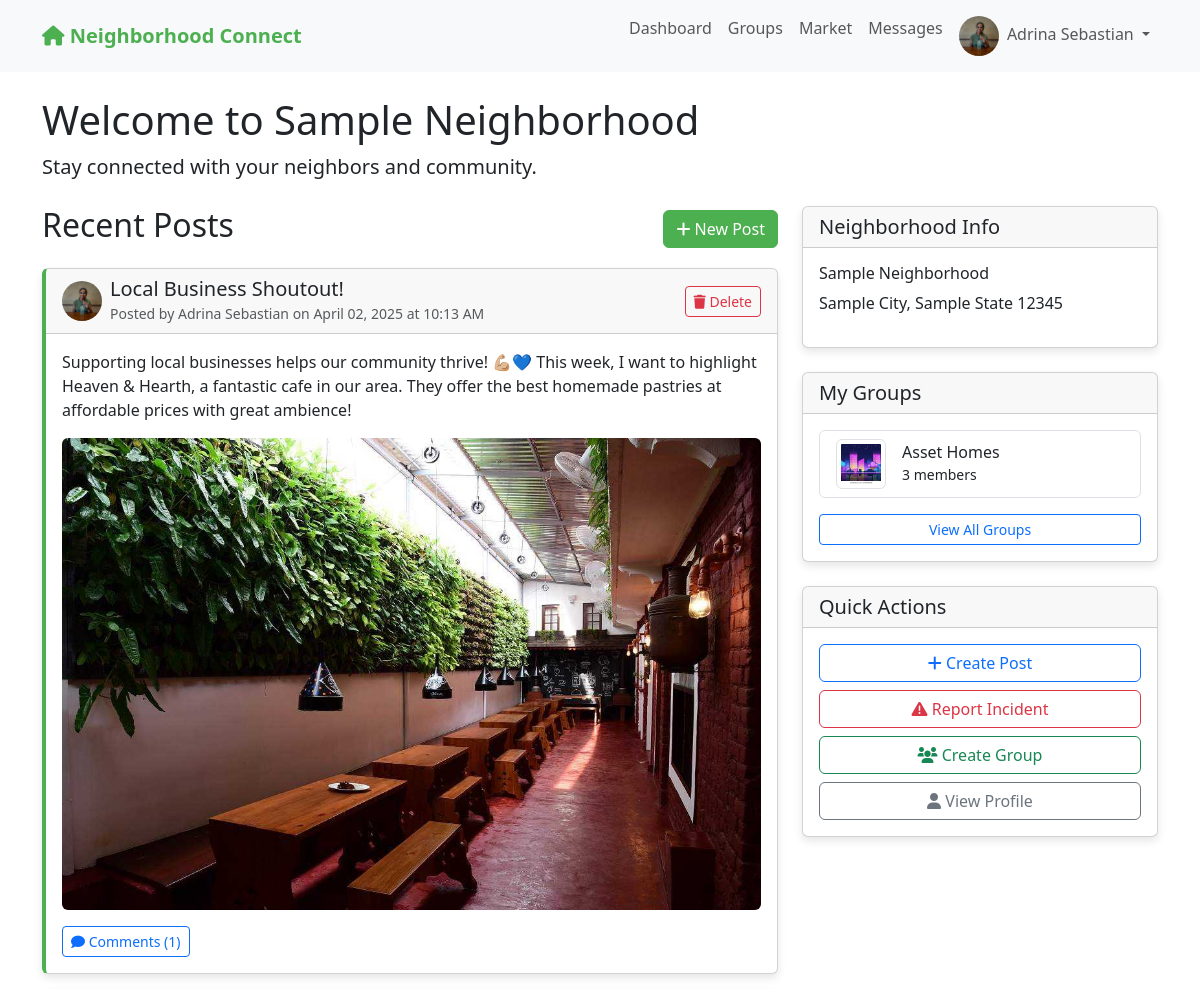
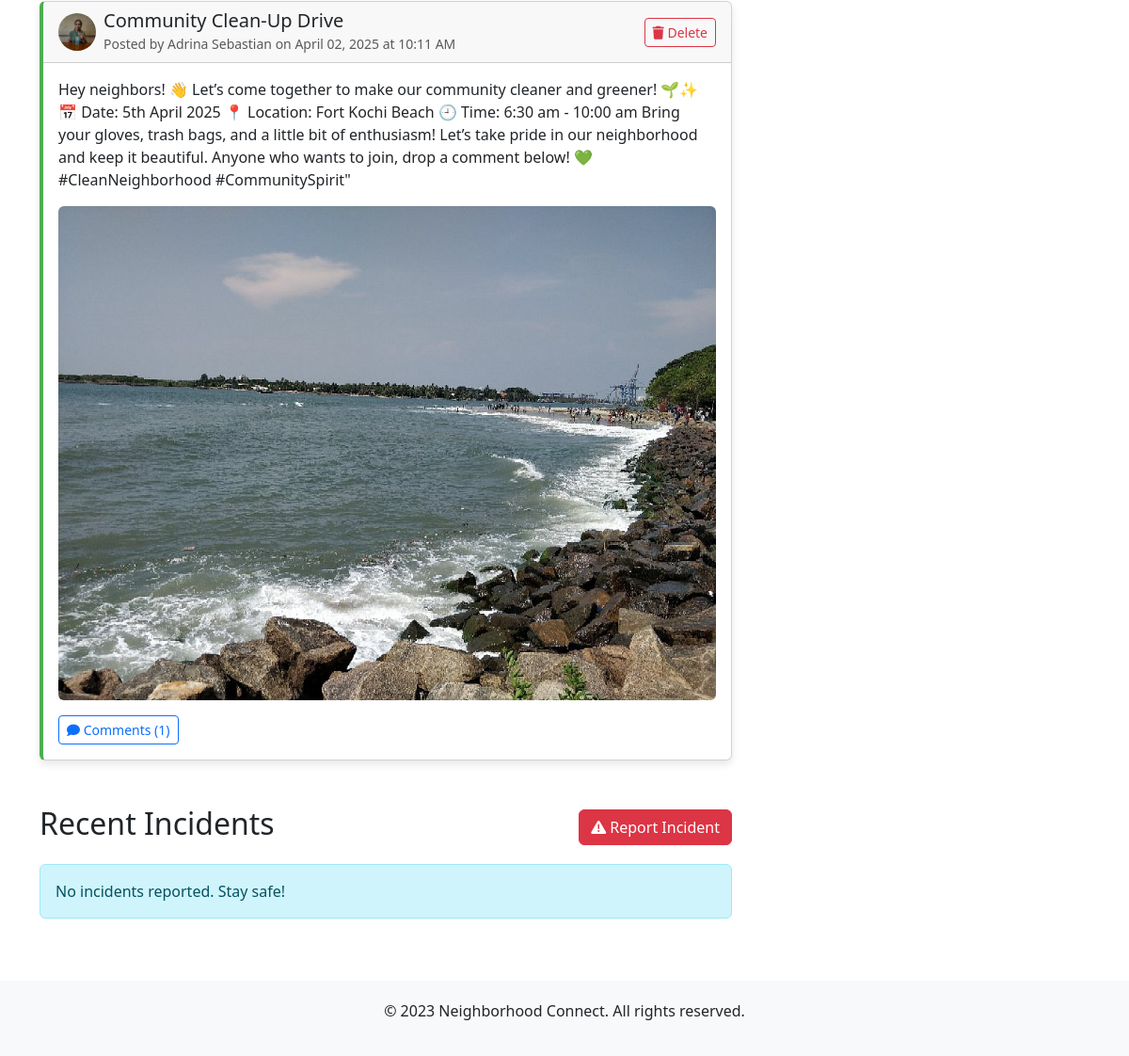
Before: /dashboard (signed in) with the older database file (2 pictures, top to bottom).
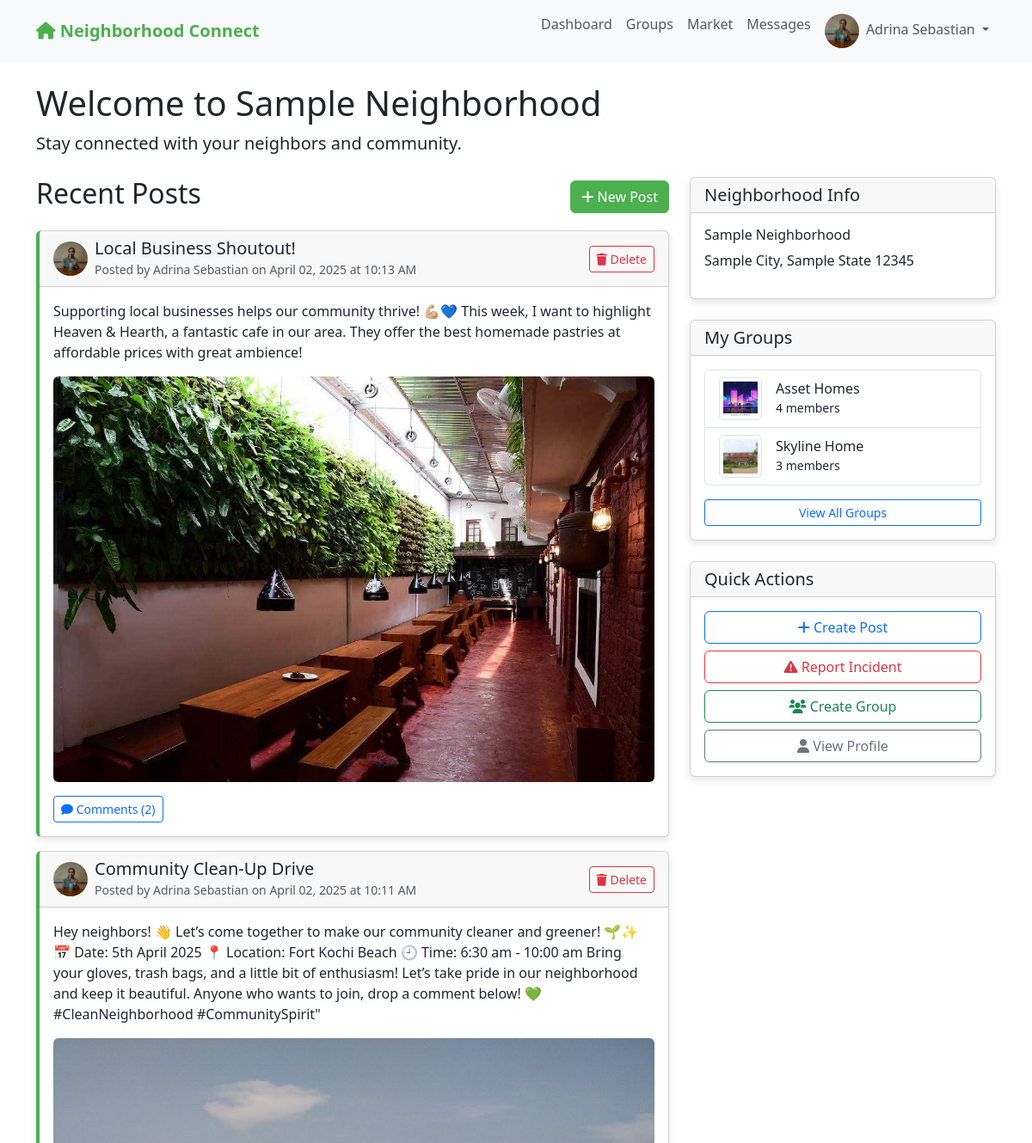
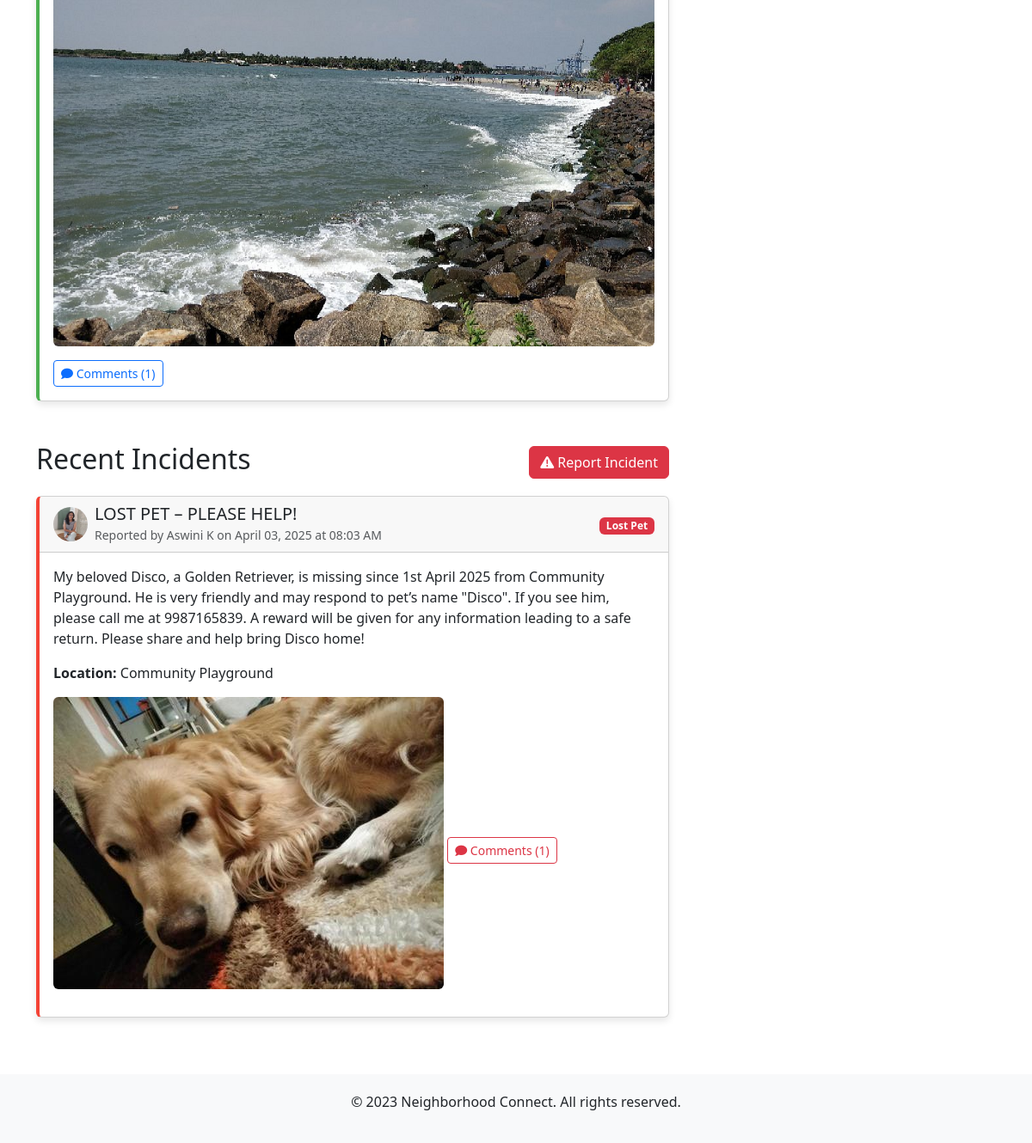
After: the same page with the newer database file (2 pictures, top to bottom).
### app.py (models this page shows)
class User(UserMixin, db.Model):
    id = db.Column(db.Integer, primary_key=True)
    email = db.Column(db.String(100), unique=True, nullable=False)
    password = db.Column(db.String(200), nullable=False)
    name = db.Column(db.String(100), nullable=False)
    address = db.Column(db.String(200), nullable=False)
    neighborhood_id = db.Column(db.Integer, db.ForeignKey('neighborhood.id'), nullable=False)
    profile_pic = db.Column(db.String(200), default='default.jpg')
    created_at = db.Column(db.DateTime, default=datetime.utcnow)
    is_admin = db.Column(db.Boolean, default=False)
    posts = db.relationship('Post', backref='author', lazy=True)
    comments = db.relationship('Comment', backref='author', lazy=True)
    incidents = db.relationship('Incident', backref='reporter', lazy=True)
    group_memberships = db.relationship('GroupMember', backref='user', lazy=True)

class Neighborhood(db.Model):
    id = db.Column(db.Integer, primary_key=True)
    name = db.Column(db.String(100), nullable=False)
    city = db.Column(db.String(100), nullable=False)
    state = db.Column(db.String(100), nullable=False)
    zip_code = db.Column(db.String(20), nullable=False)
    users = db.relationship('User', backref='neighborhood', lazy=True)
    posts = db.relationship('Post', backref='neighborhood', lazy=True)
    incidents = db.relationship('Incident', backref='neighborhood', lazy=True)
    groups = db.relationship('Group', backref='neighborhood', lazy=True)

class Post(db.Model):
    id = db.Column(db.Integer, primary_key=True)
    title = db.Column(db.String(200), nullable=False)
    content = db.Column(db.Text, nullable=False)
    image = db.Column(db.String(200))
    created_at = db.Column(db.DateTime, default=datetime.utcnow)
    user_id = db.Column(db.Integer, db.ForeignKey('user.id'), nullable=False)
    neighborhood_id = db.Column(db.Integer, db.ForeignKey('neighborhood.id'), nullable=False)
    group_id = db.Column(db.Integer, db.ForeignKey('group.id'), nullable=True)
    comments = db.relationship('Comment', backref='post', lazy=True, cascade="all, delete-orphan")

class Group(db.Model):
    id = db.Column(db.Integer, primary_key=True)
    name = db.Column(db.String(100), nullable=False)
    description = db.Column(db.Text, nullable=False)
    image = db.Column(db.String(200), default='group_default.jpg')
    created_at = db.Column(db.DateTime, default=datetime.utcnow)
    creator_id = db.Column(db.Integer, db.ForeignKey('user.id'), nullable=False)
    neighborhood_id = db.Column(db.Integer, db.ForeignKey('neighborhood.id'), nullable=False)
    creator = db.relationship('User', backref='created_groups')
    members = db.relationship('GroupMember', backref='group', lazy=True, cascade="all, delete-orphan")
    posts = db.relationship('Post', backref='group', lazy=True)

class Incident(db.Model):
    id = db.Column(db.Integer, primary_key=True)
    title = db.Column(db.String(200), nullable=False)
    description = db.Column(db.Text, nullable=False)
    incident_type = db.Column(db.String(50), nullable=False)  # e.g., "suspicious activity", "crime", "safety"
    location = db.Column(db.String(200), nullable=False)
    image = db.Column(db.String(200))
    created_at = db.Column(db.DateTime, default=datetime.utcnow)
    user_id = db.Column(db.Integer, db.ForeignKey('user.id'), nullable=False)
    neighborhood_id = db.Column(db.Integer, db.ForeignKey('neighborhood.id'), nullable=False)
    comments = db.relationship('IncidentComment', backref='incident', lazy=True, cascade="all, delete-orphan")

### app.py (the view)
@app.route('/dashboard')
@login_required
def dashboard():
    posts = Post.query.filter_by(neighborhood_id=current_user.neighborhood_id, group_id=None).order_by(Post.created_at.desc()).all()
    incidents = Incident.query.filter_by(neighborhood_id=current_user.neighborhood_id).order_by(Incident.created_at.desc()).all()
    user_groups = [membership.group for membership in current_user.group_memberships]
    return render_template('dashboard.html', posts=posts, incidents=incidents, user_groups=user_groups)

### app.py (called while the page is built)
@login_manager.user_loader
def load_user(user_id):
    return User.query.get(int(user_id))

@app.before_request
def before_request():
    if current_user.is_authenticated:
        g.unread_count = Message.query.filter_by(
            receiver_id=current_user.id,
            is_read=False
        ).count()

@app.context_processor
def inject_unread_count():
    if current_user.is_authenticated:
        return {'unread_message_count': getattr(g, 'unread_count', 0)}
    return {}

### templates/dashboard.html (shortened to what this page needs)
{% extends "base.html" %}
{% block content %}
<h1>Welcome to {{ current_user.neighborhood.name }}</h1>
<p class="lead">Stay connected with your neighbors and community.</p>
<div class="row mt-4">
    <div class="col-md-8">
        <div class="d-flex justify-content-between align-items-center mb-3">
            <h2>Recent Posts</h2>
            <a href="{{ url_for('new_post') }}" class="btn btn-primary">
                <i class="fas fa-plus"></i> New Post
            </a>
        </div>
        {% if posts %}
            {% for post in posts %}
                <div class="card post-card mb-3">
                    <div class="card-header d-flex justify-content-between align-items-center">
                        <div class="d-flex align-items-center">
                            <img src="{{ url_for('static', filename='uploads/' + post.author.profile_pic) }}" alt="Profile" class="profile-img me-2">
                            <div>
                                <h5 class="mb-0">{{ post.title }}</h5>
                                <small class="text-muted">Posted by {{ post.author.name }} on {{ post.created_at.strftime('%B %d, %Y at %I:%M %p') }}</small>
                            </div>
                        </div>
                        {% if post.user_id == current_user.id or current_user.is_admin or current_user.is_admin %}
                        <form method="POST" action="{{ url_for('delete_post', post_id=post.id) }}" class="d-inline" onsubmit="return confirm('Are you sure you want to delete this post?');">
                            <button type="submit" class="btn btn-sm btn-outline-danger">
                                <i class="fas fa-trash"></i> Delete
                            </button>
                        </form>
                        {% endif %}
                    </div>
                    <div class="card-body">
                        <p class="card-text">{{ post.content }}</p>
                        {% if post.image %}
                            <img src="{{ url_for('static', filename='uploads/' + post.image) }}" alt="Post Image" class="img-fluid rounded mb-3">
                        {% endif %}
                        <a href="{{ url_for('view_post', post_id=post.id) }}" class="btn btn-sm btn-outline-primary">
                            <i class="fas fa-comment"></i> Comments ({{ post.comments|length }})
                        </a>
                    </div>
                </div>
            {% endfor %}
        {% else %}
            <div class="alert alert-info">
                No posts yet. Be the first to create a post!
            </div>
        {% endif %}
        <div class="d-flex justify-content-between align-items-center mt-5 mb-3">
            <h2>Recent Incidents</h2>
            <a href="{{ url_for('new_incident') }}" class="btn btn-danger">
                <i class="fas fa-exclamation-triangle"></i> Report Incident
            </a>
        </div>
        {% if incidents %}
            {% for incident in incidents %}
                <div class="card incident-card mb-3">
                    <div class="card-header d-flex justify-content-between align-items-center">
                        <div class="d-flex align-items-center">
                            <img src="{{ url_for('static', filename='uploads/' + incident.reporter.profile_pic) }}" alt="Profile" class="profile-img me-2">
                            <div>
                                <h5 class="mb-0">{{ incident.title }}</h5>
                                <small class="text-muted">Reported by {{ incident.reporter.name }} on {{ incident.created_at.strftime('%B %d, %Y at %I:%M %p') }}</small>
                            </div>
                        </div>
                        <div>
                            <span class="badge bg-danger">{{ incident.incident_type }}</span>
                        </div>
                    </div>
                    <div class="card-body">
                        <p class="card-text">{{ incident.description }}</p>
                        <p><strong>Location:</strong> {{ incident.location }}</p>
                        {% if incident.image %}
                            <img src="{{ url_for('static', filename='uploads/' + incident.image) }}" alt="Incident Image" class="img-fluid rounded mb-3">
                        {% endif %}
                        <a href="{{ url_for('view_incident', incident_id=incident.id) }}" class="btn btn-sm btn-outline-danger">
                            <i class="fas fa-comment"></i> Comments ({{ incident.comments|length }})
                        </a>
                    </div>
                </div>
            {% endfor %}
        {% else %}
            <div class="alert alert-info">
                No incidents reported. Stay safe!
            </div>
        {% endif %}
    </div>
    <div class="col-md-4">
        <div class="card mb-4">
            <div class="card-header">
                <h5 class="mb-0">Neighborhood Info</h5>
            </div>
            <div class="card-body">
                <h6>{{ current_user.neighborhood.name }}</h6>
                <p>{{ current_user.neighborhood.city }}, {{ current_user.neighborhood.state }} {{ current_user.neighborhood.zip_code }}</p>
            </div>
        </div>
        <div class="card mb-4">
            <div class="card-header">
                <h5 class="mb-0">My Groups</h5>
            </div>
            <div class="card-body">
                {% if user_groups %}
                    <div class="list-group">
                        {% for group in user_groups %}
                            <a href="{{ url_for('view_group', group_id=group.id) }}" class="list-group-item list-group-item-action">
                                <div class="d-flex align-items-center">
                                    <img src="{{ url_for('static', filename='uploads/' + group.image) }}" alt="{{ group.name }}" class="img-thumbnail me-3" style="width: 50px; height: 50px; object-fit: cover;">
                                    <div>
                                        <h6 class="mb-0">{{ group.name }}</h6>
                                        <small>{{ group.members|length }} members</small>
                                    </div>
                                </div>
                            </a>
                        {% endfor %}
                    </div>
                    <div class="mt-3">
                        <a href="{{ url_for('groups') }}" class="btn btn-sm btn-outline-primary w-100">View All Groups</a>
                    </div>
                {% else %}
                    <p>You haven't joined any groups yet.</p>
                    <a href="{{ url_for('groups') }}" class="btn btn-sm btn-outline-primary w-100">Find Groups</a>
                {% endif %}
            </div>
        </div>
        <div class="card">
            <div class="card-header">
                <h5 class="mb-0">Quick Actions</h5>
            </div>
            <div class="card-body">
                <div class="d-grid gap-2">
                    <a href="{{ url_for('new_post') }}" class="btn btn-outline-primary">
                        <i class="fas fa-plus"></i> Create Post
                    </a>
                    <a href="{{ url_for('new_incident') }}" class="btn btn-outline-danger">
                        <i class="fas fa-exclamation-triangle"></i> Report Incident
                    </a>
                    <a href="{{ url_for('new_group') }}" class="btn btn-outline-success">
                        <i class="fas fa-users"></i> Create Group
                    </a>
                    <a href="{{ url_for('profile') }}" class="btn btn-outline-secondary">
                        <i class="fas fa-user"></i> View Profile
                    </a>
                </div>
            </div>
        </div>
    </div>
</div>
{% endblock %}

### templates/base.html (shortened to what this page needs)
<!DOCTYPE html>
<html lang="en">
<head>
    <link rel="stylesheet" href="https://cdn.jsdelivr.net/npm/bootstrap@5.3.0/dist/css/bootstrap.min.css">
    <link rel="stylesheet" href="https://cdnjs.cloudflare.com/ajax/libs/font-awesome/6.0.0-beta3/css/all.min.css">
</head>
<body>
    <nav class="navbar navbar-expand-lg navbar-light bg-light">
        <div class="container">
            <a class="navbar-brand" href="{{ url_for('index') }}">
                <i class="fas fa-home"></i> Neighborhood Connect
            </a>
            <div class="collapse navbar-collapse" id="navbarNav">
                <ul class="navbar-nav ms-auto">
                    {% if current_user.is_authenticated %}
                        <li class="nav-item">
                            <a class="nav-link" href="{{ url_for('dashboard') }}">Dashboard</a>
                        </li>
                        <li class="nav-item">
                            <a class="nav-link" href="{{ url_for('groups') }}">Groups</a>
                        </li>
                        <li class="nav-item">
                            <a class="nav-link" href="{{ url_for('market') }}">Market</a>
                        </li>
                        <li class="nav-item">
                            <a class="nav-link" href="{{ url_for('messages') }}">
                                Messages
                            </a>
                        </li>
                        <li class="nav-item dropdown">
                            <a class="nav-link dropdown-toggle" href="#" id="navbarDropdown" role="button" data-bs-toggle="dropdown" aria-expanded="false">
                                <img src="{{ url_for('static', filename='uploads/' + current_user.profile_pic) }}" alt="Profile" class="profile-img me-1">
                                {{ current_user.name }}
                            </a>
                        </li>
                    {% endif %}
                </ul>
            </div>
        </div>
    </nav>
    <div class="container mt-4">
        {% block content %}{% endblock %}
    </div>
    <footer class="footer">
        <div class="container">
            <p>&copy; 2023 Neighborhood Connect. All rights reserved.</p>
        </div>
    </footer>
</body>
</html>

### templates/base.html (style rules this page uses)
.navbar-brand { font-weight: bold; color: #4CAF50 !important; }
.btn-primary { background-color: #4CAF50; border-color: #4CAF50; }
.card { margin-bottom: 20px; box-shadow: 0 4px 8px rgba(0,0,0,0.1); }
.incident-card { border-left: 4px solid #f44336; }
.post-card { border-left: 4px solid #4CAF50; }
.profile-img { width: 40px; height: 40px; border-radius: 50%; object-fit: cover; }
.footer { margin-top: 50px; padding: 20px 0; background-color: #f8f9fa; text-align: center; }

Changed rows visible on the page:
computed for Post "Local Business Shoutout!": comments|length "1" → "2"
added Incident: profile_pic (picture), title "LOST PET – PLEASE HELP!", reporter.name "Aswini K", created_at "April 03, 2025 at 08:03 AM", incident_type "Lost Pet", description "My beloved Disco, a Golden Retriever, is missing since 1st April 2025 from Community Playground. He is very friendly and may respond to pet’s name \"Disco\". If you see him, please call me at 9987165839. A reward will be given for any information leading to a safe return. Please share and help bring Disco home!", location "Community Playground", image (picture), comments|length "1"
computed for Group "Asset Homes": members|length "3" → "4"
now on this page (row unchanged): Group: image (picture), name "Skyline Home", members|length "3"
Other visible differences:
text no longer shown: "No incidents reported. Stay safe!"
